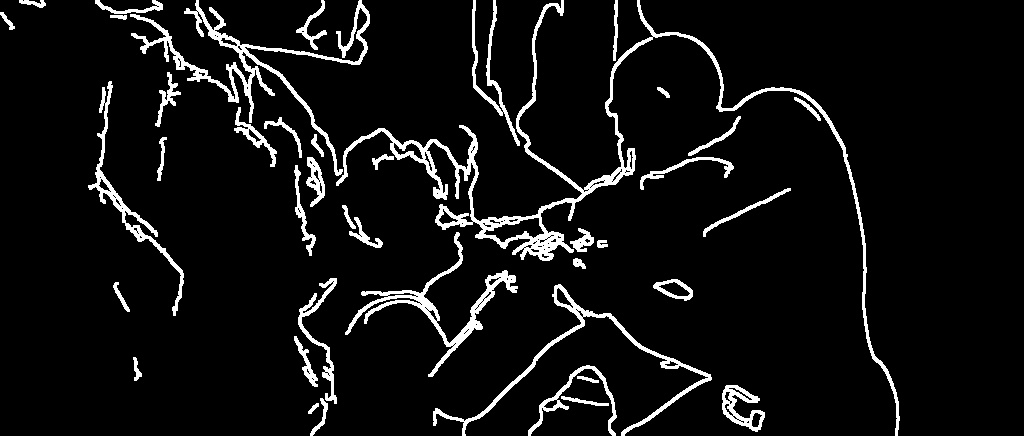
//> input picture CVTests/DepthMap/LAmCan.jpg, 1024 x 436 px, given in place of the camera
$ ./CannyDetector_demo   (built with g++ and OpenCV 4)
//> lines starting //> are read from the running program, lines starting //| are printed output that depends on the picture; after the words box and inside, x2 and y2 are one past the last pixel; in counts of white or black regions, pixels touching at a corner belong together
### CVTests/CannyDetWCamNFloodAverage/sobol.h
// [19 lines of licence text are left out]

#ifndef SOBOL_H
#define SOBOL_H

#include <cassert>

namespace sobol {

struct Matrices
{
    static const unsigned num_dimensions = 1024;
    static const unsigned size = 52;
    static const unsigned matrices[];
};

// Compute one component of the Sobol'-sequence, where the component
// corresponds to the dimension parameter, and the index specifies
// the point inside the sequence. The scramble parameter can be used
// to permute elementary intervals, and might be chosen randomly to
// generate a randomized QMC sequence.
inline float sample(
    unsigned long long index,
    const unsigned dimension,
    const unsigned scramble = 0U)
{
    assert(dimension < Matrices::num_dimensions);

    unsigned result = scramble;
    for (unsigned i = dimension * Matrices::size; index; index >>= 1, ++i)
    {
        if (index & 1)
            result ^= Matrices::matrices[i];
    }

    return result * (1.f / (1ULL << 32));
}

} // namespace sobol

#endif

### CVTests/CannyDetWCamNFloodAverage/CannyDetector_demo.cpp
#include "opencv2/imgproc/imgproc.hpp"
#include "opencv2/highgui/highgui.hpp"
#include "opencv2/imgcodecs.hpp"
#include "opencv2/videoio.hpp"
#include "opencv2/video/background_segm.hpp"
#include "sobol.h"
#include <stdlib.h>
#include <stdio.h>
#include <iostream>

using namespace cv;
using namespace std;

#define SOBOL

Mat tmp_frame, detected_edges;
Mat dst, flood_mask;

VideoCapture cap;
//Canny variables
int lowThreshold = 20;
int const max_lowThreshold = 100;
int ratio = 3;
int kernel_size = 3;
//floodFill variables
int loDiff = 0, upDiff = 0;
int connectivity = 4;
int newMaskVal = 255;
int flags = connectivity + (newMaskVal << 8) +
                FLOODFILL_FIXED_RANGE;
Rect ccomp;
Point seed;
//dilation variables
int dilation_type = MORPH_RECT;
int dilation_size = 1;
Mat element = getStructuringElement( dilation_type,
                                   Size( 2*dilation_size + 1, 2*dilation_size+1 ),
                                   Point( dilation_size, dilation_size ) );
//blur variables
int blur_kernel = 5;
int max_blur_kernel = 10;
//Final image saturation
int alpha = 1.2;

void CannyThreshold(int, void*)
{
  /// Canny detector
  Canny( dst, detected_edges, lowThreshold, lowThreshold*ratio, kernel_size );

  /// Apply the dilation operation
  dilate( detected_edges, detected_edges, element );
  cvtColor(detected_edges, detected_edges, CV_GRAY2RGB);

  #ifdef SOBOL
  //Floodfill from quasi-random points
  for (unsigned long long i = 0; i < 400; ++i)
  {
      int x = tmp_frame.cols * sobol::sample(i, 0);
      int y = tmp_frame.rows * sobol::sample(i, 1);
      seed = Point(x,y);
      if(detected_edges.at<Vec3b>(seed)[0] == 0 && detected_edges.at<Vec3b>(seed)[1] == 0 && detected_edges.at<Vec3b>(seed)[2] == 0)
      {
        flood_mask = 0;
        floodFill(detected_edges, flood_mask, seed, (255,255,255), &ccomp, Scalar(loDiff, loDiff, loDiff),
                Scalar(upDiff, upDiff, upDiff), 4 + (255 << 8) + FLOODFILL_MASK_ONLY);
        Scalar newVal = alpha*mean(tmp_frame,flood_mask);
        floodFill(detected_edges, /*circle_mask,*/ seed, newVal, &ccomp, Scalar(loDiff, loDiff, loDiff),
                Scalar(upDiff, upDiff, upDiff), flags);
      }
  }
  #else
  //Floodfill every empty area
  for(int i=0;i<detected_edges.cols;i++)
  {
    for(int j=0;j<detected_edges.rows;j++)
    {
      Point seed = Point(i,j);
      if(detected_edges.at<Vec3b>(seed)[0] == 0 && detected_edges.at<Vec3b>(seed)[1] == 0 && detected_edges.at<Vec3b>(seed)[2] == 0)
      {
        flood_mask = 0;
        floodFill(detected_edges, flood_mask, seed, (255,255,255), &ccomp, Scalar(loDiff, loDiff, loDiff),
                Scalar(upDiff, upDiff, upDiff), 4 + (255 << 8) + FLOODFILL_MASK_ONLY);
        Scalar newVal = alpha*mean(tmp_frame,flood_mask);
        floodFill(detected_edges, /*circle_mask,*/ seed, newVal, &ccomp, Scalar(loDiff, loDiff, loDiff),
                Scalar(upDiff, upDiff, upDiff), flags);
      }
    }
  }
  #endif

  imshow( "Edge Map", detected_edges );
 }

int main( int argc, char** argv )
{
  cap.open(1);
  if( !cap.isOpened() )
  {
      printf("\nCan not open camera 1\n");
      cap.open(0);
      if( !cap.isOpened() )
      {
        printf("Can not open camera 0\n");
        return -1;
      }
  }
  cap.set(CV_CAP_PROP_FRAME_WIDTH,320);
  cap.set(CV_CAP_PROP_FRAME_HEIGHT,240);
  //cap.set(CV_CAP_PROP_FPS, 40);
  int FPS = cap.get(CV_CAP_PROP_FPS);
  cout << FPS << endl;
  cap >> tmp_frame;
//> tmp_frame is the input picture: 436 rows x 1024 cols, CV_8UC3; min 0, max 255, mean 17.1
  if(tmp_frame.empty())
  {
      printf("can not read data from the video source\n");
      return -1;
  }

  namedWindow( "Edge Map", 1 );
  namedWindow("Camera", 1);
  cvMoveWindow( "Camera", tmp_frame.cols, 0 );
  createTrackbar( "Min Threshold:", "Edge Map", &lowThreshold, max_lowThreshold, CannyThreshold );
  //createTrackbar( "Blur Kernel Size:", "Edge Map", &blur_kernel, max_blur_kernel, 0 );

  for(;;)
  {
    cap >> tmp_frame;
    if( tmp_frame.empty() )
        break;
    /// Create a matrix of the same type and size as src (for dst)
    dst.create( tmp_frame.size(), tmp_frame.type() );
    flood_mask.create(tmp_frame.rows+2, tmp_frame.cols+2, CV_8UC1);

    /// Convert the image to grayscale
    cvtColor( tmp_frame, dst, CV_BGR2GRAY );
    // Reduce noise with kernel defined by blur_kernel
    blur( dst, dst, Size(blur_kernel,blur_kernel) );
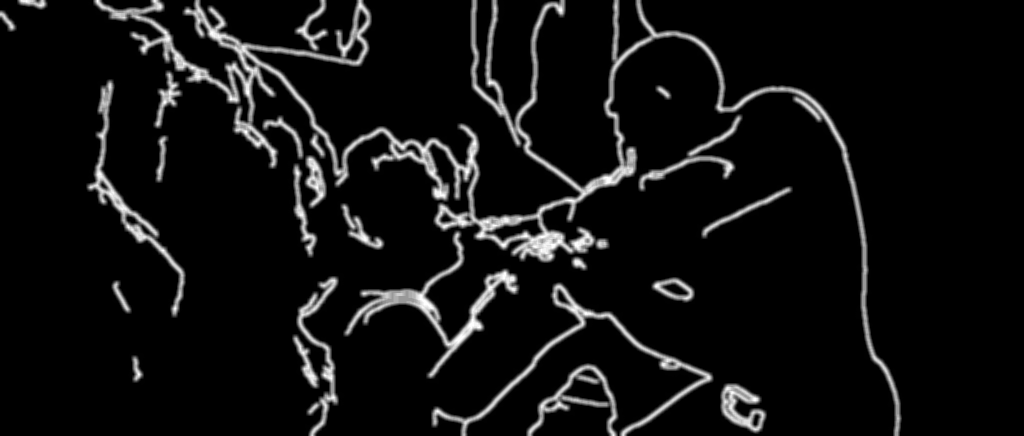
//> dst: 436 rows x 1024 cols, CV_8UC1; min 0, max 255, mean 17.1

    /// Show the image
    CannyThreshold(0, 0);
//> in CannyThreshold, `Canny( dst, detected_edges, lowThreshold, lowThreshold*ratio, kernel_s..`:
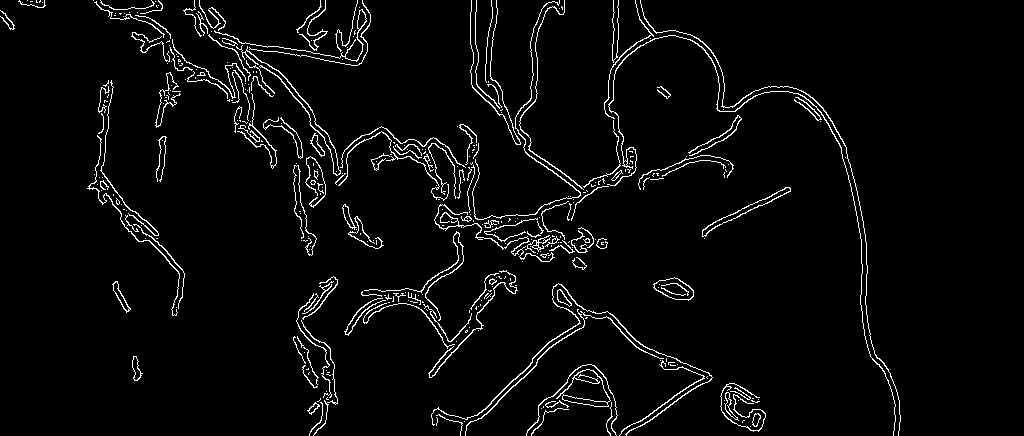
//> detected_edges: 436 rows x 1024 cols, CV_8UC1; 3.8% white in thin lines or dots, all inside (x1, y1, x2, y2) = (0, 0, 901, 436)
//> in CannyThreshold, `dilate( detected_edges, detected_edges, element );`:
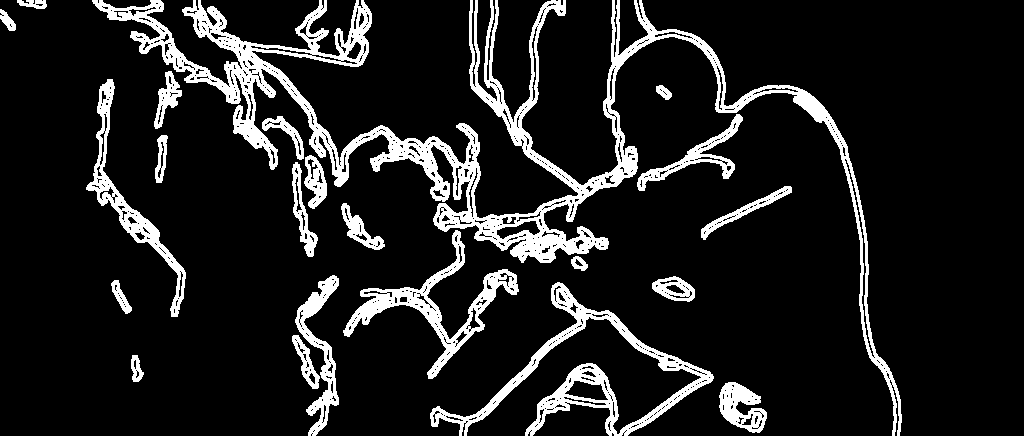
//> detected_edges: 436 rows x 1024 cols, CV_8UC1; 12.1% white; 22 white regions, largest, box (x1, y1, x2, y2) and area: (92, 0, 902, 436) 28782, (430, 282, 714, 436) 6511, (343, 230, 519, 379) 4247
//> in CannyThreshold, `dilate( detected_edges, detected_edges, element );`: element = [[1, 1, 1], [1, 1, 1], [1, 1, 1]]
//> (the run ends here: the program stops with an error, at `Scalar newVal = alpha*mean(tmp_frame,flood_mask);`)

$ run again, on CVTests/DepthMap/Left2.jpg
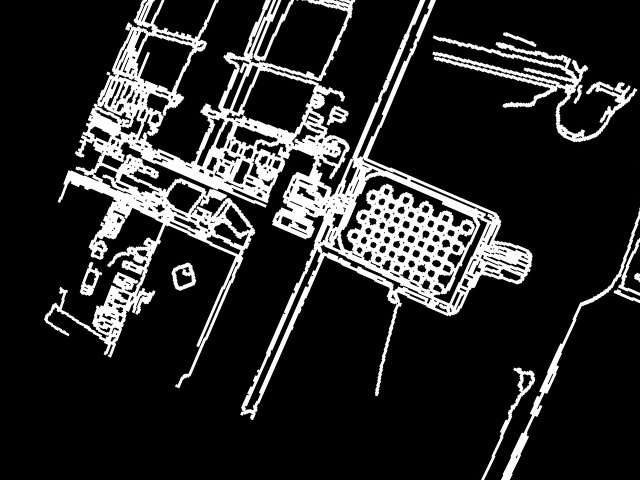
//> input picture CVTests/DepthMap/Left2.jpg, 640 x 480 px, given in place of the camera
//> tmp_frame is the input picture: 480 rows x 640 cols, CV_8UC3; min 0, max 255, mean 41.3
//> in CannyThreshold, `dilate( detected_edges, detected_edges, element );`:
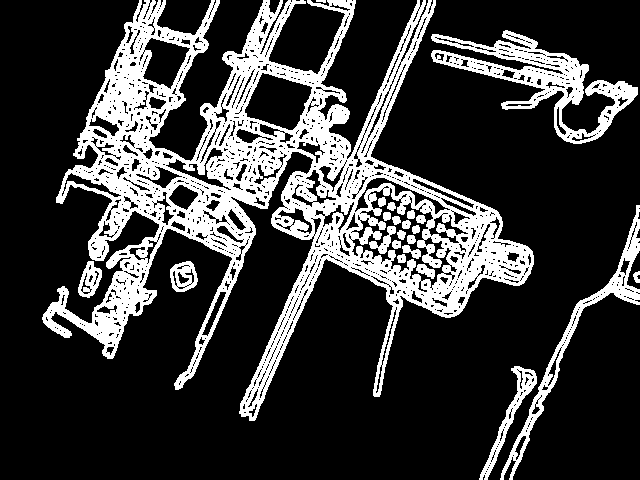
//> detected_edges: 480 rows x 640 cols, CV_8UC1; 22.8% white; 23 white regions, largest, box (x1, y1, x2, y2) and area: (42, 0, 534, 421) 56999, (431, 30, 638, 144) 6337, (500, 205, 640, 480) 3065
//> element = [[1, 1, 1], [1, 1, 1], [1, 1, 1]]
